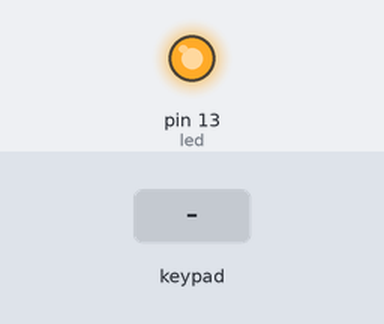
The sketch below on a simulated Arduino Uno, built with avr-gcc and run on an emulated ATmega328P. On the bench: output pins drawn as LEDs (lit = HIGH). Inputs (shaded band) come from the test bench.

Above: at 1.2 s.
1.3 s: keypad keys 2 3 5 7 1 1 pressed 0.4 s apart
At 4.4 s:
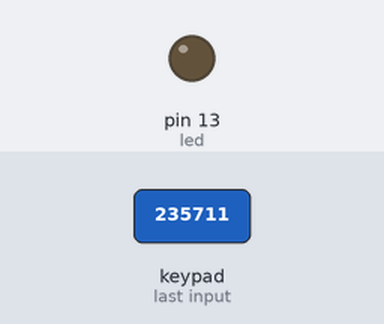
5.2 s: key '*' pressed
At 6.4 s:
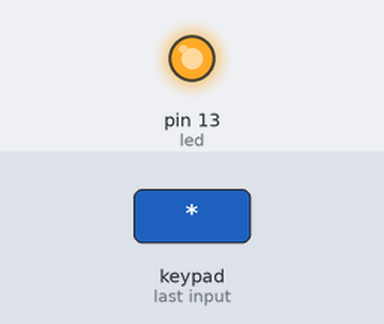
Timing chart, 0 to 8.2 s (numbered marks = the images above; inputs shaded):
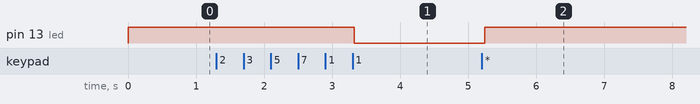

The sketch:

hurt_locker_4.0.ino
```cpp
#include <Keypad.h>
char* secretCode = "235711";
int position = 0;
const byte ROWS = 4; //four rows
const byte COLS = 4; //three columns
char keys[ROWS][COLS] = {
  {'1','2','3','A'},
  {'4','5','6','B'},
  {'7','8','9','C'},
  {'*','0','#','D'}
};
byte rowPins[ROWS] = {9,8,7,6}; //connect to the row pinouts of the keypad
byte colPins[COLS] = {5, 4, 3, 2}; //connect to the column pinouts of the keypad

Keypad keypad = Keypad( makeKeymap(keys), rowPins, colPins, ROWS, COLS );
int led = 13;


void setup(){
 pinMode(led, OUTPUT);
  setLocked(true);
  Serial.print(9600);
}

void loop(){
  char key = keypad.getKey();
  if (key == '*' || key == '#') {
    position = 0;
    setLocked(true);
  }

  if (key == secretCode[position]) {
    position++;
  }

  if (position == 6) {
    setLocked(false);
  }
  delay(50);
}

void setLocked(int locked)
{
  if (locked) {
    digitalWrite(led, HIGH);
  }
  else {
    digitalWrite(led, LOW);
  }
}
```

Measured:
- after the input at 1.3 s, pin 13 (led): HIGH → LOW after 2.0 s
- after the input at 5.2 s, pin 13 (led): LOW → HIGH at once
